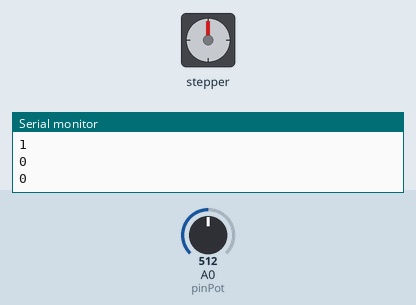
This sketch was run on a simulated Arduino Uno, built with avr-gcc and run on an emulated ATmega328P. On the bench: stepper motor, the last lines printed to the serial monitor. Wiring (inferred from the names in the program): stepper motor (2048 steps per turn assumed): coils pin 4, pin 6, pin 5, pin 7. The inputs (shaded band) are chosen by the test bench; at power-on: A0 (pinPot) = 512.

Above: at 0.08 s.
At 9.88 s:
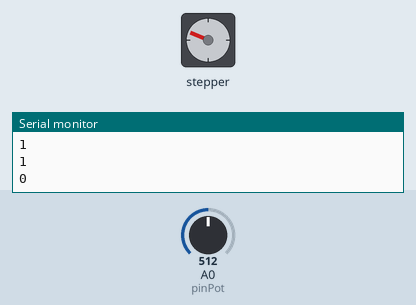
At 19.94 s:
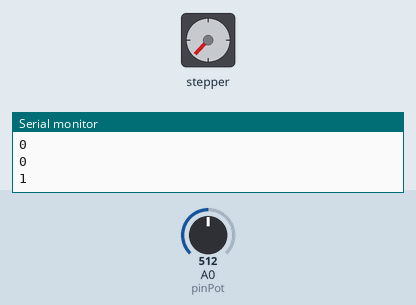
At 39.77 s:
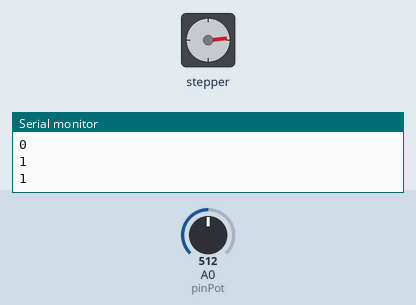
Timing chart, 0 to 40.0 s (numbered marks = the images above):
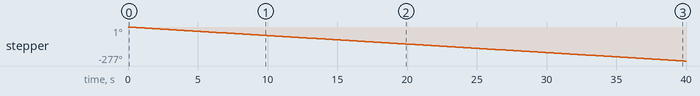

The sketch:

Stepper_Legacy.ino
```cpp
//#include <avr/io.h>


const byte pinA = 4; // Pin conectado a la fase A del motor paso a paso
const byte pinB = 5; // Pin conectado a la fase B del motor paso a paso
const byte pinC = 6; // Pin conectado a la fase C del motor paso a paso
const byte pinD = 7; // Pin conectado a la fase D del motor paso a paso
const int pinPot = A0; //Pin conectado al potenciometro para regular la velocidad de cambio de estado
int potStat = 0;
const int estados[4][4] = {
  {1, 0, 1, 0}, // Definición del Estado 1
  {1, 0, 0, 1}, // Definición del Estado 2
  {0, 1, 0, 1}, // Definición del Estado 3
  {0, 1, 1, 0}  // Definición del Estado 4
};


int estadoActual = 0; // Índice del estado actual en el array
//unsigned long tiempoAnterior = 0; // Tiempo en milisegundos desde el último paso


const int tiempoPaso = 25; // Tiempo de espera entre pasos en milisegundos


void setup() {
  // Definir los pines como salidas
  pinMode(pinA, OUTPUT);
  pinMode(pinB, OUTPUT);
  pinMode(pinC, OUTPUT);
  pinMode(pinD, OUTPUT);
  pinMode(pinPot, INPUT);


  Serial.begin(9600);
}


void loop() {
  // Establecer los estados de las salidas según el estado actual
  digitalWrite(pinA, estados[estadoActual][0]);//Establecer el estado de la fase A al que corresponde en la serie de pasos.
  digitalWrite(pinB, estados[estadoActual][1]);//Establecer el estado de la fase B al que corresponde en la serie de pasos.
  digitalWrite(pinC, estados[estadoActual][2]);//Establecer el estado de la fase C al que corresponde en la serie de pasos.
  digitalWrite(pinD, estados[estadoActual][3]);//Establecer el estado de la fase D al que corresponde en la serie de pasos.
  Serial.println(estados[estadoActual][0]); //debug
  estadoActual = (estadoActual + 1); //Aumentar el estado actual para que coincida con el estado que deberían tener los motores
  potStat = analogRead(pinPot);
  if(estadoActual >= 4){ // Reestablecer el valor del estado actual a 0, al terminar los cuatro ciclos
    estadoActual = 0;
  }
  potStat = map(potStat, 0, 1023, 1, 480); //Limitar posibles valores del porenciometro
  delay(tiempoPaso); //Establecer un tiempo entre el camabio de ciclos
  // Avanzar al siguiente estado
}
```

Measured:
- by itself, stepper: keeps turning counter-clockwise at about 7°/s
